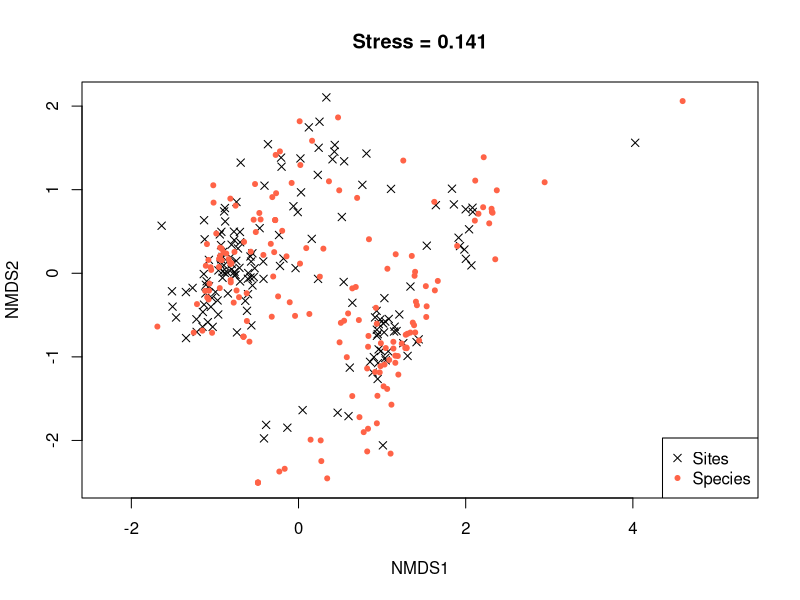
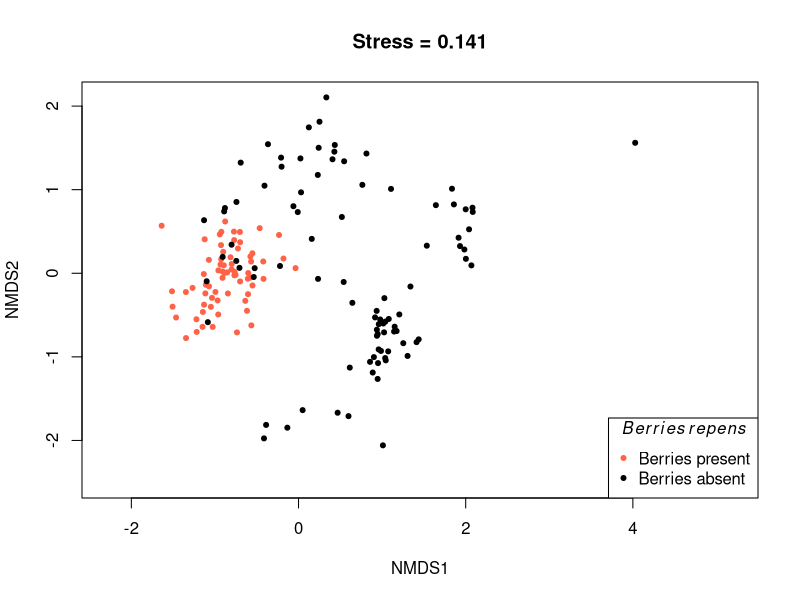
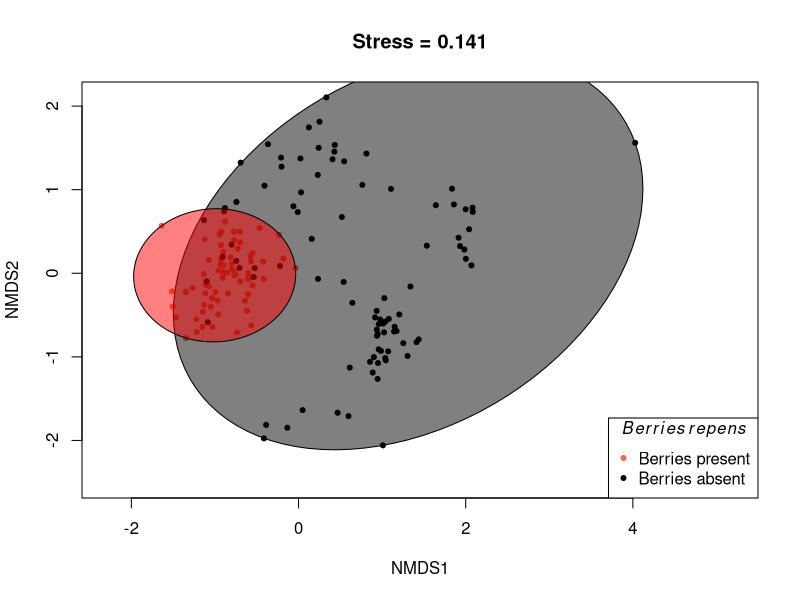
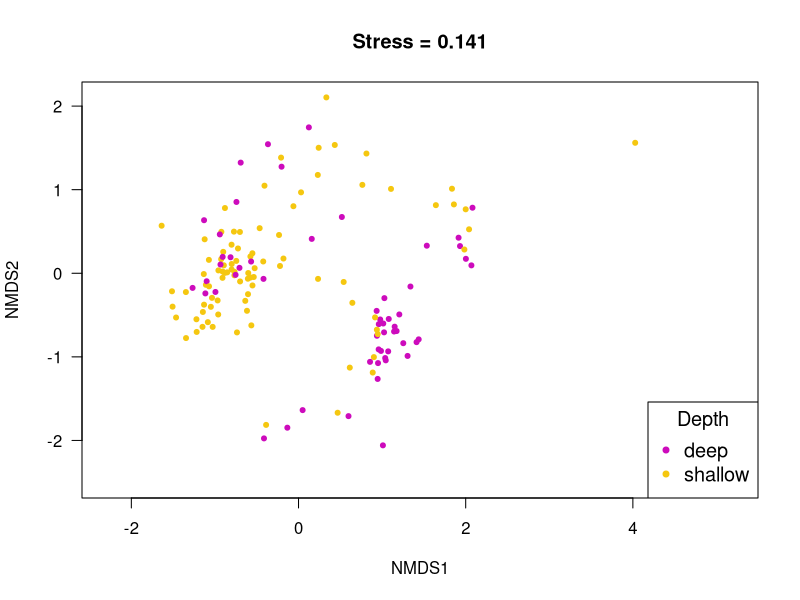
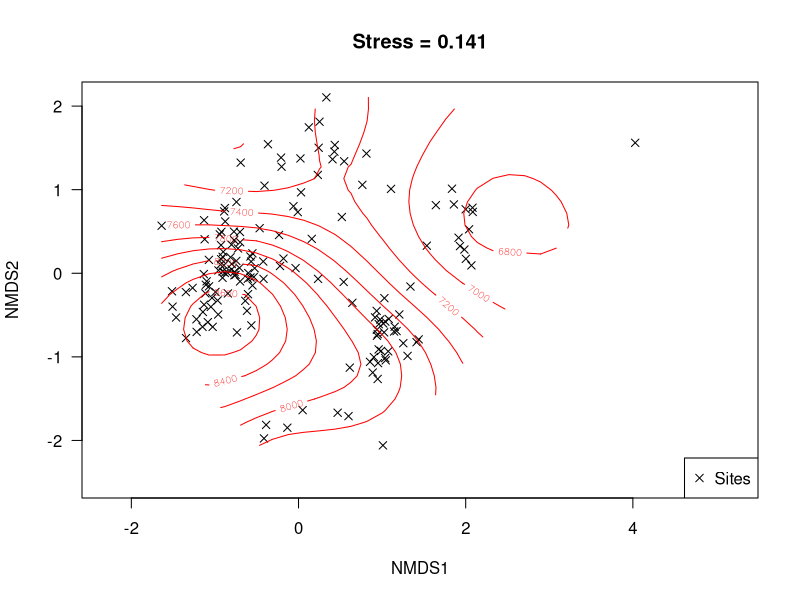
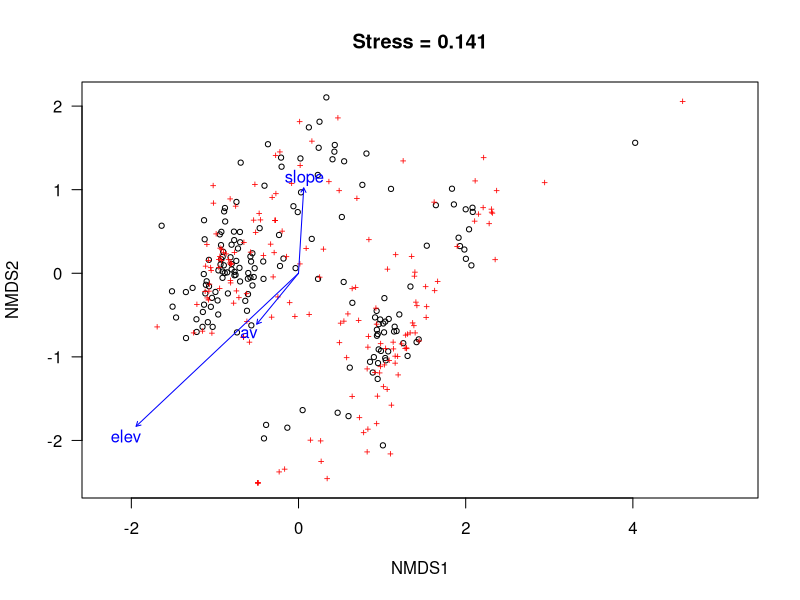

Generate these figures, in order, with R:
## ---- chunk 1
knitr::opts_chunk$set(echo = TRUE)
library(vegan)

## ---- chunk 2
veg = read.csv("bryceveg.txt", header=TRUE, sep=' ', row.names=1)
sites = read.csv("brycesite.txt", header=TRUE, sep=' ', row.names=1)

## ---- chunk 3
# k=2 means do this in 2 dimensions
bc.nmds = metaMDS(comm = veg, distance = "bray", k = 2, trace = 0)

bc.nmds
## ---- chunk 4
pl = ordiplot(
  bc.nmds, 
  type='none', 
  main=paste0( # plot title
    'Stress = ', 
    round(bc.nmds$stress,dig=3)
    )
  )

points(pl, what='sites', col="black", pch=4) # add points for the sites

points(pl, what='species', col='tomato', pch=20) # add points for the species

legend( # add legend at bottom
  'bottomright', 
  legend=c('Sites', 'Species'), 
  col=c('black', 'tomato'), 
  pch=c(4,20)
  )
## ---- chunk 5


## ---- chunk 6
pl = ordiplot(
  bc.nmds, 
  type='none', 
  main=paste0( # plot title
    'Stress = ', 
    round(bc.nmds$stress,dig=3)
    )
  )

# add points for sites where berries present
points(pl, veg$berrep>0, what='sites', col="tomato", pch=20)

# add points for sites where berries absent
points(pl, veg$berrep == 0, what='sites', col='black', pch=20)

legend( # add legend at bottom
  'bottomright', 
  legend=c('Berries present', 'Berries absent'), 
  col=c('tomato', 'black'), 
  pch=c(20,20),
  title=expression(italic(Berries ~ repens))
  )

## ---- chunk 7
pl = ordiplot(
  bc.nmds, 
  type='none', 
  main=paste0( # plot title
    'Stress = ', 
    round(bc.nmds$stress,dig=3)
    )
  )

# add points for sites where berries present
points(pl, veg$berrep>0, what='sites', col="tomato", pch=20)

# add points for sites where berries absent
points(pl, veg$berrep == 0, what='sites', col='black', pch=20)

legend( # add legend at bottom
  'bottomright', 
  legend=c('Berries present', 'Berries absent'), 
  col=c('tomato', 'black'), 
  pch=c(20,20),
  title=expression(italic(Berries ~ repens))
  )

# add an outline where the groups are found.
ordiellipse(
  bc.nmds, 
  kind='ehull', # how to include points, this means all (?)
  draw="polygon", 
  groups=veg$berrep>0, 
  col=c('black', 'red'), 
  label=F
  )

## ---- chunk 8
# make the depth column a factor
sites$depth = as.factor(sites$depth)

pl = ordiplot(
  bc.nmds, 
  type='none', 
  main=paste0( # plot title
    'Stress = ', 
    round(bc.nmds$stress,dig=3)
    ),
  las = 1
  )

# add points colored by sites column
# this gives me color number 5 and 6, change the addition to change the color 
# pair
points(pl, what='sites', col=as.numeric(sites$depth)+5, pch=20)

legend( # add legend at bottom
  'bottomright', 
  legend=levels(sites$depth),
  col=6:7, # make the colors match the points
  pch=20,
  cex=1.2,
  title="Depth"
  )

## ---- chunk 9
pl = ordiplot(
  bc.nmds, 
  type='none', 
  main=paste0( # plot title
    'Stress = ', 
    round(bc.nmds$stress,dig=3)
    ),
  las = 1
  )

# add points colored by sites column
# this gives me color number 5 and 6, change the addition to change the color 
# pair
points(pl, what='sites', col='black', pch=4)

legend( # add legend at bottom
  'bottomright', 
  legend="Sites",
  col='black', # make the colors match the points
  pch=4,
  )

# add contour markers for elevation of site
ordisurf(bc.nmds, sites$elev, main='', add=TRUE)
## ---- chunk 10
ef2 = envfit(bc.nmds, sites[,c('elev', 'av', 'slope')])
ef2
## ---- chunk 11
ordiplot(
  bc.nmds, 
  main=paste0(
    "Stress = ", 
    round(bc.nmds$stress, dig=3)), 
  las=1
  )

plot(ef2)

## ---- chunk 12

## ---- chunk 13

## ---- chunk 14

## ---- chunk 15

## ---- chunk 16

## ---- chunk 17

## ---- chunk 18

## ---- chunk 19

## ---- chunk 20

## ---- chunk 21

## ---- chunk 22

## ---- chunk 23

## ---- chunk 24

## ---- chunk 25

## ---- chunk 26

## ---- chunk 27

## ---- chunk 28

## ---- chunk 29

## ---- chunk 30

## ---- chunk 31

## ---- chunk 32

## ---- chunk 33

## ---- chunk 34

## ---- chunk 35

## ---- chunk 36

## ---- chunk 37

## ---- chunk 38

## ---- chunk 39

## ---- chunk 40

## ---- chunk 41

## ---- chunk 42

## ---- chunk 43

## ---- chunk 44

## ---- chunk 45

